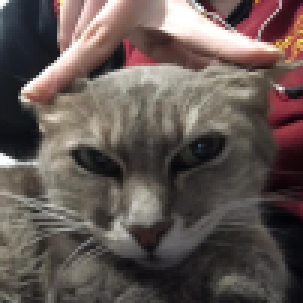
#> input picture rgb/gato101.png, 101 x 101 px, found by its file name (shown 3 times larger)
$ python rgb.py
#> lines starting #> are read from the running program, lines starting #| are printed output that depends on the picture
import cv2

img = cv2.imread('C:/Users/jpfre/Desktop/Modelagem-Matematica/rgb/gato101.png')
#> img is the input picture: shape (101, 101, 3); mean B, G, R 82.5, 86.7, 98.4
(canalAzul, canalVerde, canalVermelho) = cv2.split(img)
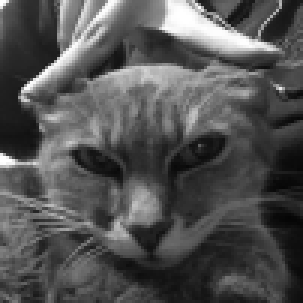
#> canalAzul: shape (101, 101) (shown 3 times larger); min 5, max 255, mean 82.5
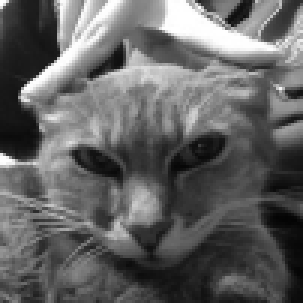
#> canalVermelho: shape (101, 101) (shown 3 times larger); min 4, max 255, mean 98.4
rimage = cv2.imshow("Vermelho", canalVermelho)
gimage = cv2.imshow("Verde", canalVerde)
bimage = cv2.imshow("Azul", canalAzul)

cv2.imwrite('./rgb/r.jpg', canalVermelho)
cv2.imwrite('./rgb/g.jpg', canalVerde)
cv2.imwrite('./rgb/b.jpg', canalAzul)

cv2.waitKey(0)
